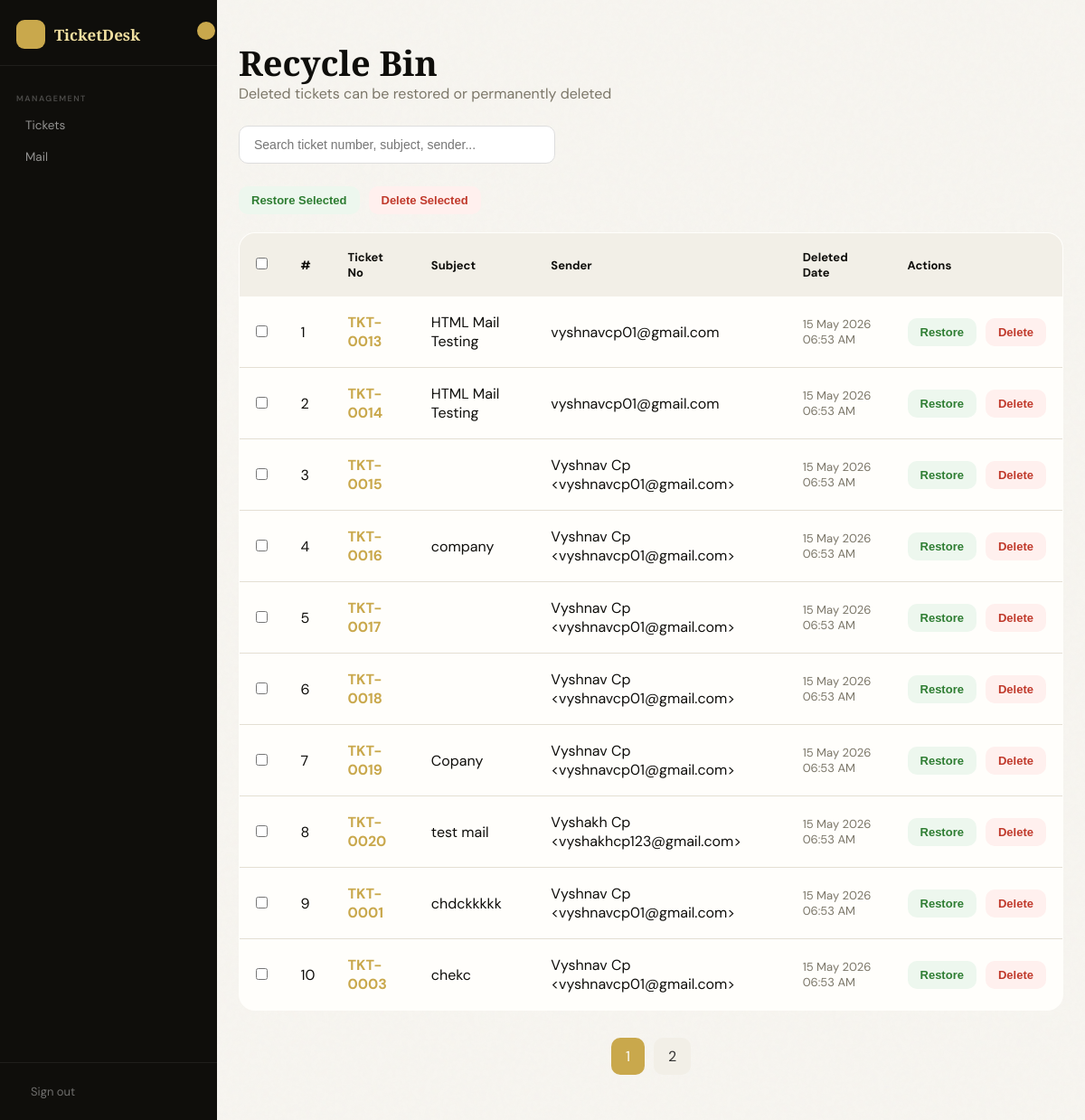
The app's page /recycle-bin/, older data.
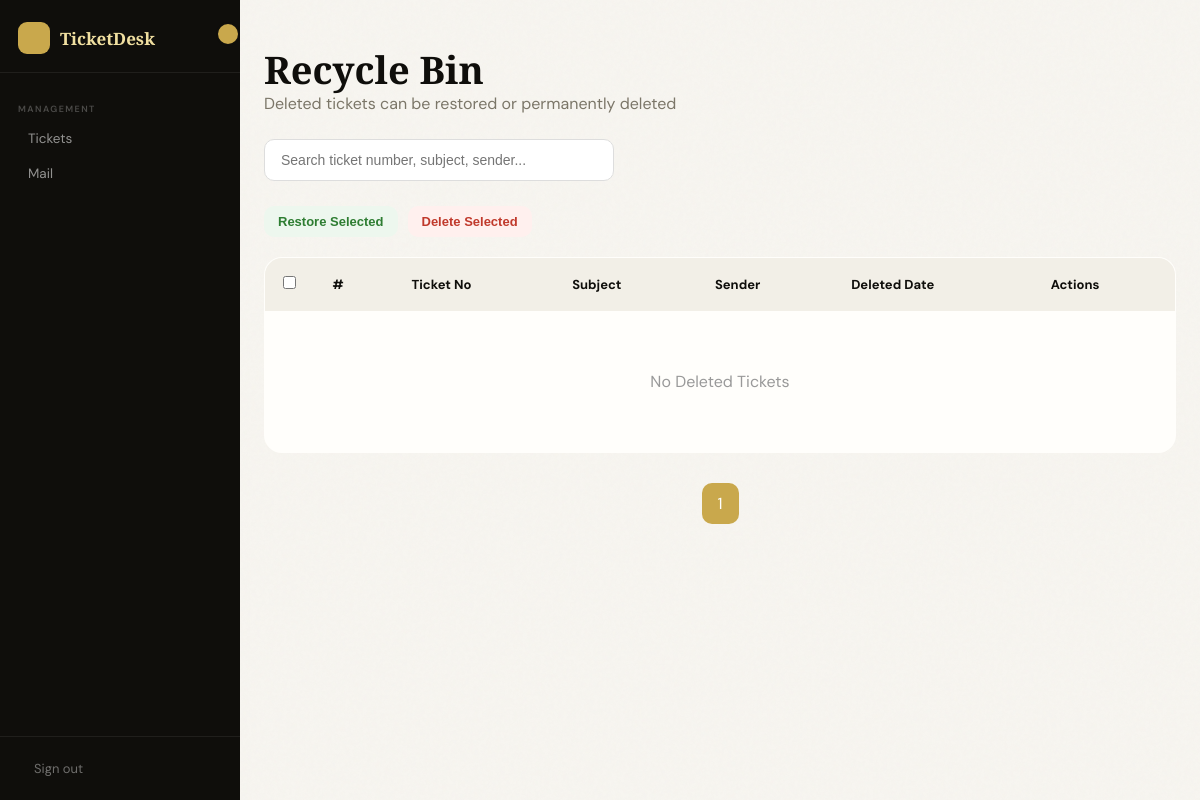
The same page, newer data.
### myapp/models.py (models this page shows, shortened)
class Ticket(models.Model):
    STATUS_CHOICES = [
        ("unassigned", "Unassigned"),
        ("assigned",   "Assigned"),
        ("closed",     "Closed"),
    ]
    ticket_number = models.CharField(max_length=20, unique=True, editable=False)
    mail_id  = models.CharField(max_length=50, unique=True)
    subject = models.TextField(blank=True)
    sender = models.CharField(max_length=255, blank=True)
    date  = models.CharField(max_length=100, blank=True)
    body  = models.TextField(blank=True)
    cc    = models.TextField(blank=True, default="")
    bcc   = models.TextField(blank=True, default="")
    is_deleted= models.BooleanField(default=False)
    deleted_at = models.DateTimeField(null=True, blank=True)
    assigned_to = models.ForeignKey(Staff, null=True, blank=True, on_delete=models.SET_NULL, related_name="tickets")
    created_by  = models.ForeignKey(Staff, null=True, blank=True, on_delete=models.SET_NULL, related_name="created_tickets")
    status      = models.CharField(max_length=20, choices=STATUS_CHOICES, default="unassigned")
    created_at  = models.DateTimeField(auto_now_add=True)
    class Meta:
        ordering = ["-created_at"]

### myapp/views.py (the view, shortened to what this page needs)
# urls.py: path("recycle-bin/",views.recycle_bin, name="recycle_bin"),
def recycle_bin(request):
    search = request.GET.get("search", "")
    tickets = Ticket.objects.filter(
        is_deleted=True
    ).order_by("-deleted_at")
    if search:
        tickets = tickets.filter(
            Q(ticket_number__icontains=search) |
            Q(subject__icontains=search) |
            Q(sender__icontains=search)
        )
    paginator = Paginator(tickets, 10)
    page_number = request.GET.get("page")
    page_obj = paginator.get_page(page_number)
    return render(request, "recycle_bin.html", {
        "page_obj": page_obj
    })

### templates/recycle_bin.html (shortened to what this page needs)
{% extends "main.html" %}
{% load static %}
{% block content %}
<div class="shell">
    <h1 class="title">Recycle Bin</h1>
    <div class="sub">
        Deleted tickets can be restored or permanently deleted
    </div>
    <div class="search-box">
        <input
            type="text"
            id="searchInput"
            placeholder="Search ticket number, subject, sender..."
        >
    </div>
    <div class="bulk-actions">
        <button
            class="btn btn-restore"
            onclick="confirmBulkRestore()"
        >
            Restore Selected
        </button>
        <button
            class="btn btn-delete"
            onclick="confirmBulkDelete()"
        >
            Delete Selected
        </button>
    </div>
    <table>
        <thead>
            <tr>
                <th class="check-col">
                    <input type="checkbox" id="select-all">
                </th>
                <th>#</th>
                <th>Ticket No</th>
                <th>Subject</th>
                <th>Sender</th>
                <th>Deleted Date</th>
                <th>Actions</th>
            </tr>
        </thead>
        <tbody id="ticket-body">
            {% for ticket in page_obj %}
            <tr id="row-{{ ticket.id }}">
                <td class="check-col">
                    <input
                        type="checkbox"
                        class="ticket-check"
                        value="{{ ticket.id }}"
                    >
                </td>
                <td>
                    {{ page_obj.start_index|add:forloop.counter0 }}
                </td>
                <td class="ticket-no">
                    {{ ticket.ticket_number }}
                </td>
                <td>
                    {{ ticket.subject }}
                </td>
                <td>
                    {{ ticket.sender }}
                </td>
                <td class="date">
                    {{ ticket.deleted_at|date:"d M Y h:i A" }}
                </td>
                <td>
                    <div class="actions">
                        <button
                            class="btn btn-restore"
                            onclick="confirmRestore({{ ticket.id }}, '{{ ticket.ticket_number }}')"
                        >
                            Restore
                        </button>
                        <button
                            class="btn btn-delete"
                            onclick="confirmDelete({{ ticket.id }}, '{{ ticket.ticket_number }}')"
                        >
                            Delete
                        </button>
                    </div>
                </td>
            </tr>
            {% empty %}
            <tr>
                <td colspan="7" class="empty">
                    No Deleted Tickets
                </td>
            </tr>
            {% endfor %}
        </tbody>
    </table>
    <div class="pagination" id="pagination">
        {% for num in page_obj.paginator.page_range %}
            {% if page_obj.number == num %}
                <a class="active">
                    {{ num }}
                </a>
            {% else %}
                <a onclick="loadRecycleBin({{ num }})">
                    {{ num }}
                </a>
            {% endif %}
        {% endfor %}
    </div>
</div>
{% endblock %}

Row changes from the older to the newer data that the page shows:
no longer on this page (row edited): Ticket: start_index|add "1", ticket_number "TKT-0013", subject "HTML Mail Testing", sender "vyshnavcp01@gmail.com", deleted_at "15 May 2026 06:53 AM"
no longer on this page (row edited): Ticket: start_index|add "2", ticket_number "TKT-0014", subject "HTML Mail Testing", sender "vyshnavcp01@gmail.com", deleted_at "15 May 2026 06:53 AM"
removed Ticket: start_index|add "3", ticket_number "TKT-0015", sender "Vyshnav Cp <vyshnavcp01@gmail.com>", deleted_at "15 May 2026 06:53 AM"
no longer on this page (row edited): Ticket: start_index|add "4", ticket_number "TKT-0016", subject "company", sender "Vyshnav Cp <vyshnavcp01@gmail.com>", deleted_at "15 May 2026 06:53 AM"
no longer on this page (row edited): Ticket: start_index|add "5", ticket_number "TKT-0017", sender "Vyshnav Cp <vyshnavcp01@gmail.com>", deleted_at "15 May 2026 06:53 AM"
no longer on this page (row edited): Ticket: start_index|add "6", ticket_number "TKT-0018", sender "Vyshnav Cp <vyshnavcp01@gmail.com>", deleted_at "15 May 2026 06:53 AM"
no longer on this page (row edited): Ticket: start_index|add "7", ticket_number "TKT-0019", subject "Copany", sender "Vyshnav Cp <vyshnavcp01@gmail.com>", deleted_at "15 May 2026 06:53 AM"
no longer on this page (row edited): Ticket: start_index|add "8", ticket_number "TKT-0020", subject "test mail", sender "Vyshakh Cp <vyshakhcp123@gmail.com>", deleted_at "15 May 2026 06:53 AM"
no longer on this page (row edited): Ticket: start_index|add "9", ticket_number "TKT-0001", subject "chdckkkkk", sender "Vyshnav Cp <vyshnavcp01@gmail.com>", deleted_at "15 May 2026 06:53 AM"
no longer on this page (row edited): Ticket: start_index|add "10", ticket_number "TKT-0003", subject "chekc", sender "Vyshnav Cp <vyshnavcp01@gmail.com>", deleted_at "15 May 2026 06:53 AM"
Text that changed along with them:
text now shown: "No Deleted Tickets"
list line gone: "2"
